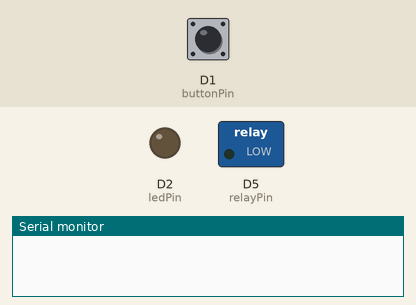
Simulated run of this sketch. Board: ESP8266 (Wemos D1 mini). Parts: switched loads named in the sketch (green lamp = pin HIGH), output pins drawn as LEDs (lit = HIGH), the last lines printed to the serial monitor. Inputs (shaded band) come from the test bench; at power-on: D1 (buttonPin) HIGH.

Above: at 3.0 s.
3.1 s: D1 (buttonPin) pulled LOW for 1.35 s
At 4.3 s:
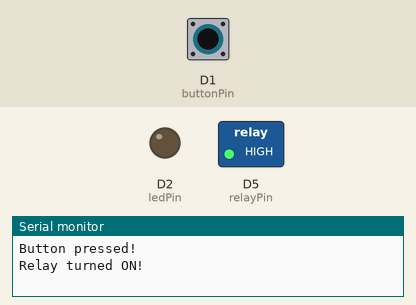
5.9 s: D1 (buttonPin) pulled LOW for 1.35 s
At 8.1 s:
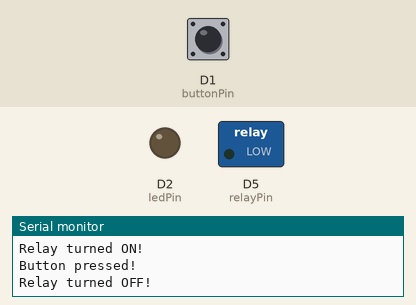
8.7 s: D1 (buttonPin) pulled LOW for 3.2 s
At 9.8 s:
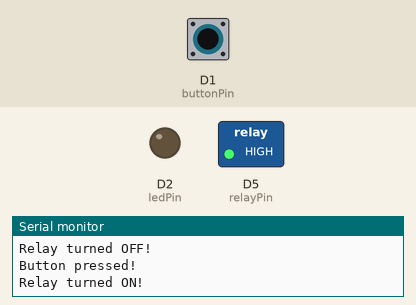
Timing chart, 0 to 11.7 s (numbered marks = the images above; inputs shaded):
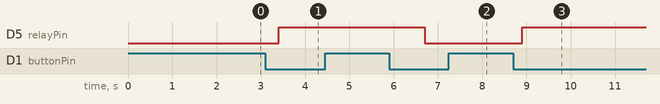

Measured:
- after the input at 3.1 s, D5 (relayPin): LOW → HIGH after 0.30 s
- after the input at 5.9 s, D5 (relayPin): HIGH → LOW after 0.80 s
- after the input at 8.7 s, D5 (relayPin): LOW → HIGH after 0.20 s

The sketch:

all_settings.ino
```cpp
#include <SoftwareSerial.h>

SoftwareSerial sdsSerial(D4, D3);  // Подключение датчика SDS011 к пинам D4 (RX) и D3 (TX) на плате Wemos D1 Lite mini

const int ledPin = D2;       // Пин подключения светодиода
const int buttonPin = D1;    // Пин подключения кнопки TTP223
const int relayPin = D5;     // Пин подключения реле

bool buttonState = false;
bool previousButtonState = false;
bool relayState = false;
int sensorValue = 0;

void setup() {
  pinMode(ledPin, OUTPUT);              // Установка пина светодиода в режим вывода
  pinMode(buttonPin, INPUT_PULLUP);     // Установка пина кнопки в режим входа с подтяжкой вверх
  pinMode(relayPin, OUTPUT);            // Установка пина реле в режим вывода

  digitalWrite(relayPin, LOW);          // Изначально реле выключено

  Serial.begin(9600);                    // Инициализация последовательного порта
  sdsSerial.begin(9600);                  // Инициализация SoftwareSerial для работы с датчиком SDS011
}

void loop() {
  nova_sensor();                          // Считывание данных с датчика

  // Управление светодиодом
  if (sensorValue > 35000) {
    digitalWrite(ledPin, HIGH);           // Включение светодиода, если значение с датчика выше 35000
  } else {
    digitalWrite(ledPin, LOW);            // Выключение светодиода в остальных случаях
  }

  buttonState = digitalRead(buttonPin);  // Считывание состояния кнопки

  if (buttonState != previousButtonState) {  // Если состояние кнопки изменилось
    if (buttonState == LOW) {  // Если кнопка нажата (логический уровень LOW)
      Serial.println("Button pressed!");
      relayState = !relayState;  // Инвертирование состояния реле

      // Управление состоянием реле
      if (relayState) {
        digitalWrite(relayPin, HIGH);  // Включение реле
        Serial.println("Relay turned ON!");
      } else {
        digitalWrite(relayPin, LOW);   // Выключение реле
        Serial.println("Relay turned OFF!");
      }
    }
  }

  previousButtonState = buttonState;  // Обновление предыдущего состояния кнопки
  delay(1000);  // Задержка для стабилизации считывания состояния кнопки
}

void nova_sensor() {
  if (sdsSerial.available()) {
    if (sdsSerial.find(0xAA)) {   // Поиск начала пакета данных
      byte data[10];
      if (sdsSerial.readBytes(data, 10) == 10) {
        // Извлечение данных из пакета
        int pm25 = (data[3] * 256 + data[2]);   // Значение PM2.5
        int pm10 = (data[5] * 256 + data[4]);   // Значение PM10

        // Вывод данных в монитор порта
        Serial.print("PM2.5: ");
        Serial.print(pm25);
        Serial.print(" ug/m3, PM10: ");
        Serial.print(pm10);
        Serial.println(" ug/m3");

        // Проверка значения PM2.5
        if (pm25 > 35000) {
          sensorValue = pm25;
        } else {
          sensorValue = 0;
        }
      }
    }
  }

  delay(100);  // Пауза 1 секунда между измерениями
}
```
